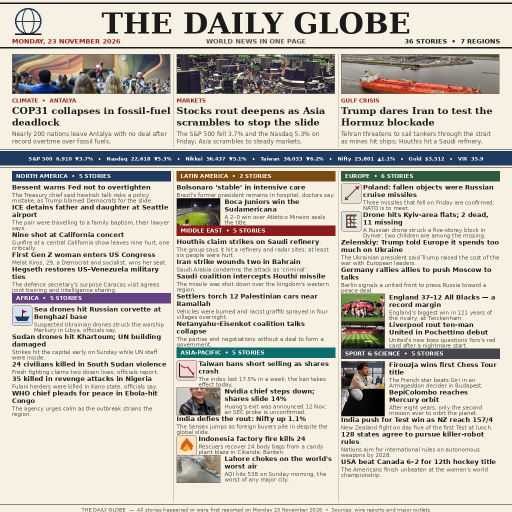
#> input picture entry.png, 1024 x 1024 px, given in place of lead_cop31.jpg, which was not available (shown at 1/2 size)
$ python draw_entry.py
#> lines starting #> are read from the running program, lines starting #| are printed output that depends on the picture
#!/usr/bin/env python3
"""The Daily Globe — Monday 23 November 2026.

Draws a dense one-page newspaper front page summing up the day's world
news: 36 verified stories across 7 regions, 3 lead stories with real
event photos, a markets ticker and photo thumbnails for the most visual
stories (other stories keep small hand-drawn icon cards). All text is
drawn with PIL from DejaVu fonts; every story was checked against wire
reports of the day. Photos are freely licensed Wikimedia Commons images,
baked into entry.png at render time (main.ts only copies entry.png, so no
network is needed at grade time). Output: entry.png, 1024x1024, under
1 MiB.
"""

import math
import os

from PIL import Image, ImageDraw, ImageFont, ImageOps

HERE = os.path.dirname(os.path.abspath(__file__))
OUT = os.path.join(HERE, "entry.png")
PHOTOS = os.path.join(HERE, "photos")

_photo_cache = {}


def photo(path, w, h):
    """Load a photo from photos/, centre-cropped to w x h; cached."""
    key = (path, w, h)
    if key not in _photo_cache:
        im = Image.open(os.path.join(PHOTOS, path)).convert("RGB")
        _photo_cache[key] = ImageOps.fit(im, (w, h), Image.LANCZOS)
    return _photo_cache[key]


def place_photo(img, x, y, path, w, h):
    img.paste(photo(path, w, h), (x, y))
    img_draw = ImageDraw.Draw(img)
    img_draw.rectangle([x, y, x + w - 1, y + h - 1], outline=(120, 110, 90), width=1)

W, H = 1024, 1024

# ---------------------------------------------------------------- palette
BG = (246, 241, 227)
PAPER = (255, 253, 246)
INK = (26, 26, 26)
MUTED = (90, 84, 70)
RED = (155, 28, 28)
NAVY = (31, 58, 95)
RULE = (26, 26, 26)
HAIR = (178, 168, 148)

SECTION_COLORS = {
    "NORTH AMERICA": (31, 58, 95),
    "LATIN AMERICA": (122, 74, 18),
    "EUROPE": (45, 90, 61),
    "MIDDLE EAST": (139, 26, 26),
    "AFRICA": (99, 66, 130),
    "ASIA-PACIFIC": (14, 110, 110),
    "SPORT & SCIENCE": (70, 70, 78),
}

# ---------------------------------------------------------------- fonts
FD = "/usr/share/fonts/truetype/dejavu"


def font(name, size):
    return ImageFont.truetype(os.path.join(FD, name), size)


F_MAST = font("DejaVuSerif-Bold.ttf", 58)
F_DATE = font("DejaVuSans-Bold.ttf", 13)
F_KICK = font("DejaVuSans-Bold.ttf", 11)
F_LEAD_H = font("DejaVuSerif-Bold.ttf", 19)
F_LEAD_S = font("DejaVuSans.ttf", 12)
F_SEC = font("DejaVuSans-Bold.ttf", 11)
F_HEAD = font("DejaVuSans-Bold.ttf", 13)
F_SUM = font("DejaVuSans.ttf", 11)
F_TICK = font("DejaVuSans-Bold.ttf", 12)
F_FOOT = font("DejaVuSans.ttf", 10)


def wrap(draw, text, fnt, max_w):
    """Greedy word wrap; returns list of lines."""
    words = text.split()
    lines, cur = [], ""
    for w in words:
        trial = (cur + " " + w).strip()
        if draw.textlength(trial, font=fnt) <= max_w or not cur:
            cur = trial
        else:
            lines.append(cur)
            cur = w
    if cur:
        lines.append(cur)
    return lines


def draw_wrapped(draw, xy, lines, fnt, fill, leading):
    x, y = xy
    for ln in lines:
        draw.text((x, y), ln, font=fnt, fill=fill)
        y += leading
    return y


# ---------------------------------------------------------------- icons
def icon_box(draw, x, y, s, tint):
    draw.rounded_rectangle([x, y, x + s, y + s], radius=5, fill=tint,
                           outline=(120, 110, 90), width=1)


# [119 lines left out: functions icon_globe, icon_chart, icon_tanker, icon_missile, icon_building, icon_rugby and 7 more, not called in this run]


ICONS = {
    "globe": icon_globe, "chart": icon_chart, "tanker": icon_tanker,
    "missile": icon_missile, "building": icon_building, "rugby": icon_rugby,
    "soccer": icon_soccer, "chip": icon_chip, "planet": icon_planet,
    "flame": icon_flame, "chess": icon_chess, "ship": icon_ship,
    "leaf": icon_leaf,
}

# ---------------------------------------------------------------- stories
# (kicker, headline, summary, photo file in photos/)
LEADS = [
    ("CLIMATE  •  ANTALYA", "COP31 collapses in fossil-fuel deadlock",
     "Nearly 200 nations leave Antalya with no deal after record overtime "
     "over fossil fuels.", "lead_cop31.jpg"),
    ("MARKETS", "Stocks rout deepens as Asia scrambles to stop the slide",
     "The S&P 500 fell 3.7% and the Nasdaq 5.3% on Friday; Asia scrambles "
     "to steady markets.", "lead_markets.jpg"),
    ("GULF CRISIS", "Trump dares Iran to test the Hormuz blockade",
     "Tehran threatens to sail tankers through the strait as mines hit ships; "
     "Houthis hit a Saudi refinery.", "tanker_port.jpg"),
]

# (headline, summary, icon-or-None, photo-or-None)
SECTIONS = [
    ("NORTH AMERICA", [
        ("Bessent warns Fed not to overtighten",
         "The Treasury chief said hawkish talk risks a policy mistake, as Trump blamed Democrats for the slide.", None, None),
        ("ICE detains father and daughter at Seattle airport",
         "The pair were travelling to a family baptism, their lawyer says.", None, None),
        ("Nine shot at California concert",
         "Gunfire at a central California show leaves nine hurt, one critically.", None, None),
        ("First Gen Z woman enters US Congress",
         "Melat Kiros, 29, a Democrat and socialist, wins her seat.", None, None),
        ("Hegseth restores US–Venezuela military ties",
         "The defence secretary's surprise Caracas visit agrees joint training and intelligence sharing.", None, None),
    ]),
    ("LATIN AMERICA", [
        ("Bolsonaro 'stable' in intensive care",
         "Brazil's former president remains in hospital, doctors say.", None, None),
        ("Boca Juniors win the Sudamericana",
         "A 2–0 win over Atlético Mineiro seals the title.", None, "bombonera.jpg"),
    ]),
    ("EUROPE", [
        ("Poland: fallen objects were Russian cruise missiles",
         "Three missiles that fell on Friday are confirmed; NATO is to meet.", "missile", None),
        ("Drone hits Kyiv-area flats; 2 dead, 11 missing",
         "A Russian drone struck a five-storey block in Dymer; two children are among the missing.", "building", None),
        ("Zelenskiy: Trump told Europe it spends too much on Ukraine",
         "The Ukrainian president said Trump raised the cost of the war with European leaders.", None, None),
        ("Germany rallies allies to push Moscow to talks",
         "Berlin signals a united front to press Russia toward a peace deal.", None, None),
        ("England 37–12 All Blacks — a record margin",
         "England's biggest win in 121 years of the rivalry, at Twickenham.", None, "rugby.jpg"),
        ("Liverpool rout ten-man United in Pochettino debut",
         "United's new boss questions Yoro's red card after a nightmare start.", None, "anfield.jpg"),
    ]),
    ("MIDDLE EAST", [
        ("Houthis claim strikes on Saudi refinery",
         "The group says it hit a refinery and radar sites; at least six people were hurt.", None, None),
        ("Iran strike wounds two in Bahrain",
         "Saudi Arabia condemns the attack as 'criminal'.", None, None),
        ("Saudi coalition intercepts Houthi missile",
         "The missile was shot down over the kingdom's western region.", None, None),
        ("Settlers torch 12 Palestinian cars near Ramallah",
         "Vehicles were burned and racist graffiti sprayed in four villages overnight.", None, None),
        ("Netanyahu–Eisenkot coalition talks collapse",
         "The parties end negotiations without a deal to form a government.", None, None),
    ]),
    ("AFRICA", [
        ("Sea drones hit Russian corvette at Benghazi base",
         "Suspected Ukrainian drones struck the warship Merkury in Libya, officials say.", "ship", None),
        ("Sudan drones hit Khartoum; UN building damaged",
         "Strikes hit the capital early on Sunday while UN staff were inside.", None, None),
        ("24 civilians killed in South Sudan violence",
         "Fresh fighting claims two dozen lives, officials report.", None, None),
        ("35 killed in revenge attacks in Nigeria",
         "Fulani herders were killed in Kano state, officials say.", None, None),
        ("WHO chief pleads for peace in Ebola-hit Congo",
         "The agency urges calm as the outbreak strains the region.", None, None),
    ]),
    ("ASIA-PACIFIC", [
        ("Taiwan bans short selling as shares crash",
         "The index lost 17.5% in a week; the ban takes effect today.", "chart", None),
        ("Nvidia chief steps down; shares slide 14%",
         "Huang's exit was announced 12 Nov; an SEC probe is unconfirmed.", None, "huang2.jpg"),
        ("India defies the rout: Nifty up 1.1%",
         "The Sensex jumps as foreign buyers pile in despite the global slide.", None, None),
        ("Indonesia factory fire kills 24",
         "Rescuers recover 24 body bags from a candy plant blaze in Cikande, Banten.", "flame", None),
        ("Lahore chokes on the world's worst air",
         "AQI hits 538 on Sunday morning, the worst of any major city.", None, "lahore.jpg"),
    ]),
    ("SPORT & SCIENCE", [
        ("Firouzja wins first Chess Tour title",
         "The French star beats Giri in an Armageddon decider in Budapest.", None, "firouzja.jpg"),
        ("BepiColombo reaches Mercury orbit",
         "After eight years, only the second mission ever to orbit the planet.", None, "bepicolombo.png"),
        ("India push for Test win as NZ reach 157/4",
         "New Zealand fight on day five of the first Test at lunch.", None, None),
        ("128 states agree to pursue killer-robot rules",
         "Nations aim for international rules on autonomous weapons by 2028.", None, None),
        ("USA beat Canada 6–2 for 12th hockey title",
         "The Americans finish unbeaten at the women's world championship.", None, None),
    ]),
]

TICKER = ("S&P 500  6,910  ▼3.7%   •   Nasdaq  22,618  ▼5.3%   •   "
          "Nikkei  56,437  ▼5.1%   •   Taiwan  36,033  ▼6.2%   •   "
          "Nifty  25,801  ▲1.1%   •   Gold  $3,512   •   VIX  35.9")

TOTAL_STORIES = 3 + sum(len(s[1]) for s in SECTIONS)


PHOTO_W, PHOTO_H = 88, 56
PHOTO_INDENT = PHOTO_W + 8


# [42 lines left out: functions story_height, draw_story, layout_columns, not called in this run]


def main():
    img = Image.new("RGB", (W, H), BG)
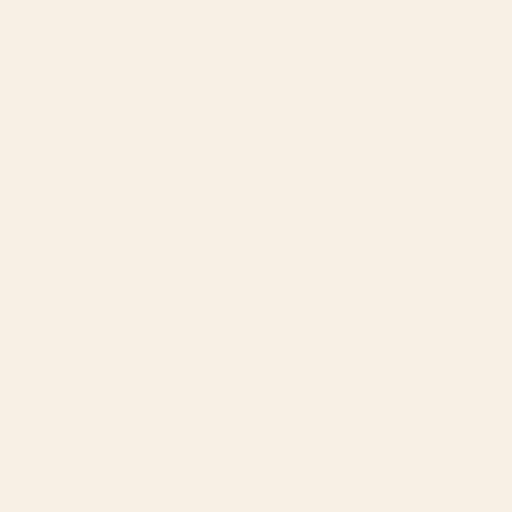
#> img: PIL image 1024x1024 RGB (shown at 1/2 size); mean R, G, B 246, 241, 227
    draw = ImageDraw.Draw(img)

    # ---- masthead
    draw.line([0, 6, W, 6], fill=RULE, width=3)
    title = "THE DAILY GLOBE"
    tw = draw.textlength(title, font=F_MAST)
#> tw = 617.5
    draw.text(((W - tw) / 2, 12), title, font=F_MAST, fill=INK)
    # small globe mark at left
    gx, gy = 30, 16
    draw.ellipse([gx, gy, gx + 52, gy + 52], outline=NAVY, width=3)
    draw.ellipse([gx + 14, gy, gx + 38, gy + 52], outline=NAVY, width=2)
    draw.line([gx, gy + 26, gx + 52, gy + 26], fill=NAVY, width=2)
    draw.line([gx, gy + 52, gx + 52, gy + 52], fill=RULE, width=3)
    date_l = "MONDAY, 23 NOVEMBER 2026"
    date_r = f"{TOTAL_STORIES} STORIES  •  7 REGIONS"
    draw.text((24, 74), date_l, font=F_DATE, fill=RED)
    rw = draw.textlength(date_r, font=F_DATE)
#> rw = 190.7
    draw.text((W - 24 - rw, 74), date_r, font=F_DATE, fill=INK)
    mid = "WORLD NEWS IN ONE PAGE"
    mw = draw.textlength(mid, font=F_DATE)
#> mw = 200.5
    draw.text(((W - mw) / 2, 74), mid, font=F_DATE, fill=MUTED)
    draw.line([0, 94, W, 94], fill=RULE, width=2)
    draw.line([0, 97, W, 97], fill=RULE, width=1)

    # ---- lead band: real photo on top, then kicker / headline / summary
    LEAD_PHOTO_H = 80
    col_w = (W - 48 - 24) // 3
    for i, (kick, head, summ, photo) in enumerate(LEADS):
        x = 24 + i * (col_w + 12)
        place_photo(img, x, 108, photo, col_w, LEAD_PHOTO_H)
#> in photo, im is the input picture: PIL image 1024x1024 RGB; mean R, G, B 200.5, 195.9, 185.4
#> in photo, `return _photo_cache[key]`:
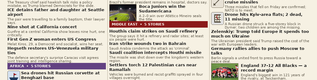
#> returned value: PIL image 317x80 RGB; mean R, G, B 212.6, 205, 193.6
#> in place_photo, `img.paste(photo(path, w, h), (x, y))`:
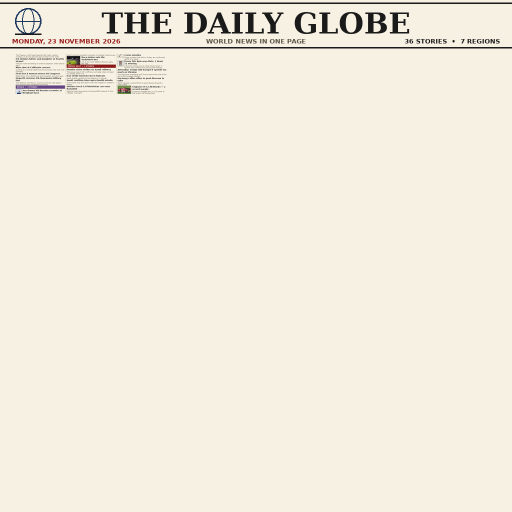
#> img: PIL image 1024x1024 RGB (shown at 1/2 size); mean R, G, B 241.3, 236.2, 222.5
        draw.text((x, 194), kick, font=F_KICK, fill=RED)
        hl = wrap(draw, head, F_LEAD_H, col_w)[:2]
#> hl = ['COP31 collapses in fossil-fuel', 'deadlock']
        y = draw_wrapped(draw, (x, 210), hl, F_LEAD_H, INK, 23)
#> the loop in draw_wrapped, `for ln in lines:` made 2 passes
#> (ln, y) on passes 1 to 2: ('COP31 collapses in fossil-fuel', 233), ('deadlock', 256)
#> after the loop in draw_wrapped, `for ln in lines:`: y = 256
#> y = 256
        sl = wrap(draw, summ, F_LEAD_S, col_w)[:2]
#> sl = 2 items
        draw_wrapped(draw, (x, y + 4), sl, F_LEAD_S, MUTED, 15)
#> the loop in draw_wrapped (call 2), `for ln in lines:` made 2 passes
#> y on pass 1: 275
#> (ln, y) on pass 2: ('record overtime over fossil fuels.', 290)
        if i < 2:
            draw.line([x + col_w + 6, 108, x + col_w + 6, 294], fill=HAIR, width=1)
    draw.line([0, 298, W, 298], fill=RULE, width=1)

    # ---- markets ticker (auto-fit: shrink until it spans the page)
    tick_font = F_TICK
    for size in (12, 11, 10):
        tick_font = font("DejaVuSans-Bold.ttf", size)
        if draw.textlength(TICKER, font=tick_font) <= W - 32:
            break
    draw.rectangle([0, 302, W, 330], fill=NAVY)
    twd = draw.textlength(TICKER, font=tick_font)
    draw.text(((W - twd) / 2, 311), TICKER, font=tick_font, fill=(255, 253, 246))
    draw.line([0, 334, W, 334], fill=RULE, width=1)

    # ---- body columns (adaptive summary length)
    top = 342
    body_limit = 1004 - top
    for max_sum in (2, 1):
        cols, heights = layout_columns(draw, max_sum)
        print(f"summary lines {max_sum}: column heights {heights} (limit {body_limit})")
        if max(heights) <= body_limit:
            break
    for ci, sections in enumerate(cols):
        x = 24 + ci * (317 + 12)
        y = top
        for name, stories in sections:
            color = SECTION_COLORS[name]
            draw.rectangle([x, y, x + 317, y + 20], fill=color)
            draw.text((x + 8, y + 3), f"{name}  •  {len(stories)} STORIES",
                      font=F_SEC, fill=(255, 253, 246))
            y += 24
            for headline, summary, icon, photo in stories:
                y = draw_story(img, draw, x, y, 317, headline, summary, icon, photo, max_sum)
            y += 1
        if ci < 2:
            draw.line([x + 317 + 6, top, x + 317 + 6, 1004], fill=HAIR, width=1)

    # ---- footer
    draw.line([0, 1008, W, 1008], fill=RULE, width=1)
    foot = ("THE DAILY GLOBE  —  All stories happened or were first reported on "
            "Monday 23 November 2026  •  Sources: wire reports and major outlets")
    fw = draw.textlength(foot, font=F_FOOT)
    draw.text(((W - fw) / 2, 1013), foot, font=F_FOOT, fill=MUTED)

    img.save(OUT, "PNG", optimize=True)
    print(f"wrote {OUT} {img.size} {os.path.getsize(OUT)} bytes, "
          f"{TOTAL_STORIES} stories, summaries capped at {max_sum} lines")


if __name__ == "__main__":
#> (the run stopped early here; a loop or call above may not have finished)
